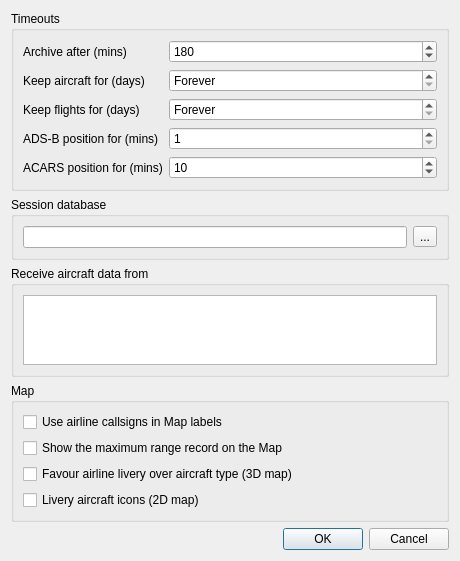
<?xml version="1.0" encoding="UTF-8"?>
<ui version="4.0">
 <class>AircraftSettingsDialog</class>
 <widget class="QDialog" name="AircraftSettingsDialog">
  <property name="geometry">
   <rect>
    <x>0</x>
    <y>0</y>
    <width>460</width>
    <height>380</height>
   </rect>
  </property>
  <property name="windowTitle">
   <string>Aircraft Settings</string>
  </property>
  <layout class="QVBoxLayout" name="verticalLayout">
   <item>
    <widget class="QGroupBox" name="timeoutsGroup">
     <property name="title">
      <string>Timeouts</string>
     </property>
     <layout class="QFormLayout" name="timeoutsLayout">
      <item row="0" column="0">
       <widget class="QLabel" name="removalLabel">
        <property name="text">
         <string>Archive after (mins)</string>
        </property>
       </widget>
      </item>
      <item row="0" column="1">
       <widget class="QSpinBox" name="removal">
        <property name="toolTip">
         <string>Move an aircraft to the Old Aircraft table, and off the Map, after this many minutes without a report</string>
        </property>
        <property name="minimum">
         <number>1</number>
        </property>
        <property name="maximum">
         <number>10080</number>
        </property>
        <property name="value">
         <number>180</number>
        </property>
       </widget>
      </item>
      <item row="1" column="0">
       <widget class="QLabel" name="retentionLabel">
        <property name="text">
         <string>Keep aircraft for (days)</string>
        </property>
       </widget>
      </item>
      <item row="1" column="1">
       <widget class="QSpinBox" name="retention">
        <property name="toolTip">
         <string>Discard archived aircraft, with all of their flights, after this many days without a report. Zero keeps them indefinitely, but the session database will grow.</string>
        </property>
        <property name="specialValueText">
         <string>Forever</string>
        </property>
        <property name="minimum">
         <number>0</number>
        </property>
        <property name="maximum">
         <number>3650</number>
        </property>
        <property name="value">
         <number>0</number>
        </property>
       </widget>
      </item>
      <item row="2" column="0">
       <widget class="QLabel" name="flightRetentionLabel">
        <property name="text">
         <string>Keep flights for (days)</string>
        </property>
       </widget>
      </item>
      <item row="2" column="1">
       <widget class="QSpinBox" name="flightRetention">
        <property name="toolTip">
         <string>Discard flights this many days after they were last heard, while keeping the aircraft that flew them. An aircraft's most recent flight is always kept. Zero keeps flights for as long as their aircraft.</string>
        </property>
        <property name="specialValueText">
         <string>Forever</string>
        </property>
        <property name="minimum">
         <number>0</number>
        </property>
        <property name="maximum">
         <number>3650</number>
        </property>
        <property name="value">
         <number>0</number>
        </property>
       </widget>
      </item>
      <item row="3" column="0">
       <widget class="QLabel" name="adsbPositionLabel">
        <property name="text">
         <string>ADS-B position for (mins)</string>
        </property>
       </widget>
      </item>
      <item row="3" column="1">
       <widget class="QSpinBox" name="adsbPosition">
        <property name="toolTip">
         <string>Keep an aircraft on the Map for this many minutes after its last ADS-B position. ADS-B reports about once a second, so a short time here means the Map only shows aircraft that are actually being heard</string>
        </property>
        <property name="minimum">
         <number>1</number>
        </property>
        <property name="maximum">
         <number>1440</number>
        </property>
        <property name="value">
         <number>1</number>
        </property>
       </widget>
      </item>
      <item row="4" column="0">
       <widget class="QLabel" name="acarsPositionLabel">
        <property name="text">
         <string>ACARS position for (mins)</string>
        </property>
       </widget>
      </item>
      <item row="4" column="1">
       <widget class="QSpinBox" name="acarsPosition">
        <property name="toolTip">
         <string>Keep an aircraft on the Map for this many minutes after its last position from ACARS, VDL-2, HFDL or Aero. These report far less often than ADS-B, so expiring them as quickly would leave the aircraft off the Map most of the time</string>
        </property>
        <property name="minimum">
         <number>1</number>
        </property>
        <property name="maximum">
         <number>1440</number>
        </property>
        <property name="value">
         <number>10</number>
        </property>
       </widget>
      </item>
     </layout>
    </widget>
   </item>
   <item>
    <widget class="QGroupBox" name="databaseGroup">
     <property name="title">
      <string>Session database</string>
     </property>
     <layout class="QHBoxLayout" name="databaseLayout">
      <item>
       <widget class="QLineEdit" name="database">
        <property name="toolTip">
         <string>File the aircraft, flights and messages seen are saved in, so they survive a restart</string>
        </property>
       </widget>
      </item>
      <item>
       <widget class="QToolButton" name="browse">
        <property name="toolTip">
         <string>Choose where the session database is kept</string>
        </property>
        <property name="text">
         <string>...</string>
        </property>
       </widget>
      </item>
     </layout>
    </widget>
   </item>
   <item>
    <widget class="QGroupBox" name="sourcesGroup">
     <property name="title">
      <string>Receive aircraft data from</string>
     </property>
     <layout class="QVBoxLayout" name="sourcesLayout">
      <item>
       <widget class="QListWidget" name="sources">
        <property name="toolTip">
         <string>Demodulators to accept aircraft reports from. Unticked demodulators are ignored.</string>
        </property>
       </widget>
      </item>
     </layout>
    </widget>
   </item>
   <item>
    <widget class="QGroupBox" name="mapGroup">
     <property name="title">
      <string>Map</string>
     </property>
     <layout class="QVBoxLayout" name="mapLayout">
      <item>
       <widget class="QCheckBox" name="atcCallsigns">
        <property name="toolTip">
         <string>Label aircraft with the airline's radio callsign (SPEEDBIRD 123) rather than its code (BAW123)</string>
        </property>
        <property name="text">
         <string>Use airline callsigns in Map labels</string>
        </property>
       </widget>
      </item>
      <item>
       <widget class="QCheckBox" name="maxRangeOnMap">
        <property name="toolTip">
         <string>Keep the aircraft that set the all time maximum range record on the Map, drawn at the position it was in when it set it. It stays there until the record is beaten or the records are reset.</string>
        </property>
        <property name="text">
         <string>Show the maximum range record on the Map</string>
        </property>
       </widget>
      </item>
      <item>
       <widget class="QCheckBox" name="favourLivery">
        <property name="toolTip">
         <string>On the 3D map, prefer a similar aircraft in the correct airline livery over an exact aircraft type in the wrong one. Only applies where no model of the right type in the right livery exists.</string>
        </property>
        <property name="text">
         <string>Favour airline livery over aircraft type (3D map)</string>
        </property>
       </widget>
      </item>
      <item>
       <widget class="QCheckBox" name="useLiveryIcons">
        <property name="toolTip">
         <string>On the 2D map, display aircraft using icons showing their airline's livery, matched from the aircraft type and operator, instead of black icons</string>
        </property>
        <property name="text">
         <string>Livery aircraft icons (2D map)</string>
        </property>
       </widget>
      </item>
     </layout>
    </widget>
   </item>
   <item>
    <widget class="QDialogButtonBox" name="buttonBox">
     <property name="orientation">
      <enum>Qt::Horizontal</enum>
     </property>
     <property name="standardButtons">
      <set>QDialogButtonBox::Cancel|QDialogButtonBox::Ok</set>
     </property>
    </widget>
   </item>
  </layout>
 </widget>
 <resources/>
 <connections>
  <connection>
   <sender>buttonBox</sender>
   <signal>accepted()</signal>
   <receiver>AircraftSettingsDialog</receiver>
   <slot>accept()</slot>
  </connection>
  <connection>
   <sender>buttonBox</sender>
   <signal>rejected()</signal>
   <receiver>AircraftSettingsDialog</receiver>
   <slot>reject()</slot>
  </connection>
 </connections>
</ui>
